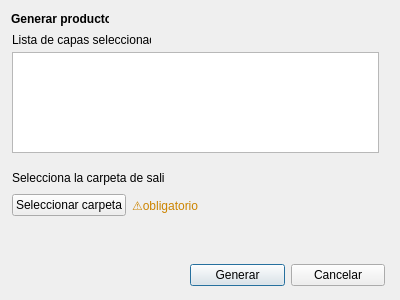
<?xml version="1.0" encoding="UTF-8"?>
<ui version="4.0">
 <class>generateDialog</class>
 <widget class="QDialog" name="generateDialog">
  <property name="geometry">
   <rect>
    <x>0</x>
    <y>0</y>
    <width>400</width>
    <height>300</height>
   </rect>
  </property>
  <property name="windowTitle">
   <string>Dialog</string>
  </property>
  <widget class="QListWidget" name="layersList">
   <property name="geometry">
    <rect>
     <x>12</x>
     <y>52</y>
     <width>367</width>
     <height>101</height>
    </rect>
   </property>
  </widget>
  <widget class="QLabel" name="label_2">
   <property name="geometry">
    <rect>
     <x>12</x>
     <y>32</y>
     <width>139</width>
     <height>16</height>
    </rect>
   </property>
   <property name="text">
    <string>Lista de capas seleccionadas</string>
   </property>
  </widget>
  <widget class="QLabel" name="folderLabel">
   <property name="geometry">
    <rect>
     <x>12</x>
     <y>170</y>
     <width>153</width>
     <height>16</height>
    </rect>
   </property>
   <property name="text">
    <string>Selecciona la carpeta de salida:</string>
   </property>
  </widget>
  <widget class="QLabel" name="label">
   <property name="geometry">
    <rect>
     <x>11</x>
     <y>11</y>
     <width>98</width>
     <height>16</height>
    </rect>
   </property>
   <property name="font">
    <font>
     <weight>75</weight>
     <bold>true</bold>
    </font>
   </property>
   <property name="text">
    <string>Generar producto</string>
   </property>
  </widget>
  <widget class="QLabel" name="outputFolderLabel">
   <property name="geometry">
    <rect>
     <x>10</x>
     <y>220</y>
     <width>371</width>
     <height>21</height>
    </rect>
   </property>
   <property name="sizePolicy">
    <sizepolicy hsizetype="Preferred" vsizetype="Expanding">
     <horstretch>0</horstretch>
     <verstretch>0</verstretch>
    </sizepolicy>
   </property>
   <property name="text">
    <string/>
   </property>
  </widget>
  <widget class="QWidget" name="layoutWidget">
   <property name="geometry">
    <rect>
     <x>190</x>
     <y>260</y>
     <width>195</width>
     <height>30</height>
    </rect>
   </property>
   <layout class="QHBoxLayout" name="horizontalLayout">
    <item>
     <widget class="QPushButton" name="generateButton">
      <property name="text">
       <string>Generar</string>
      </property>
     </widget>
    </item>
    <item>
     <widget class="QPushButton" name="cancelButton">
      <property name="text">
       <string>Cancelar</string>
      </property>
     </widget>
    </item>
   </layout>
  </widget>
  <widget class="QWidget" name="layoutWidget">
   <property name="geometry">
    <rect>
     <x>12</x>
     <y>190</y>
     <width>209</width>
     <height>30</height>
    </rect>
   </property>
   <layout class="QHBoxLayout" name="horizontalLayout_2">
    <item>
     <widget class="QPushButton" name="selectFolderButton">
      <property name="text">
       <string>Seleccionar carpeta</string>
      </property>
     </widget>
    </item>
    <item>
     <widget class="QLabel" name="outputRequiredLabel">
      <property name="styleSheet">
       <string notr="true">color: #cc8400;</string>
      </property>
      <property name="text">
       <string>⚠obligatorio</string>
      </property>
     </widget>
    </item>
   </layout>
  </widget>
 </widget>
 <resources/>
 <connections/>
</ui>
